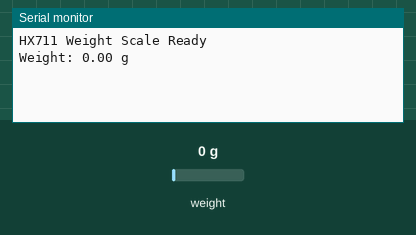
Simulated run of this sketch. Board: ESP8266 (NodeMCU). Parts: the last lines printed to the serial monitor. The test bench sets the inputs (shaded band); at power-on: weight on the scale 0 g.

Above: at 2.2 s.
2.3 s: weight on the scale set to 100 g
At 3.2 s:
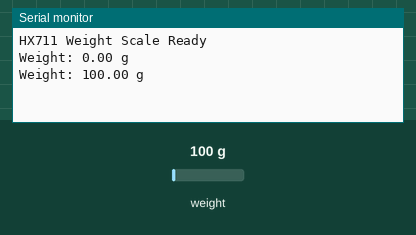
3.8 s: weight on the scale set to 1250 g
At 5.3 s:
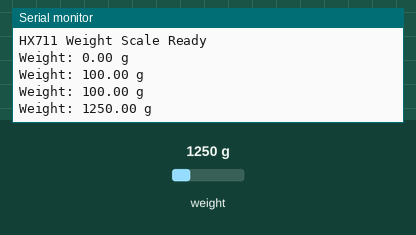
Timing chart, 0 to 6.8 s (numbered marks = the images above; inputs shaded):
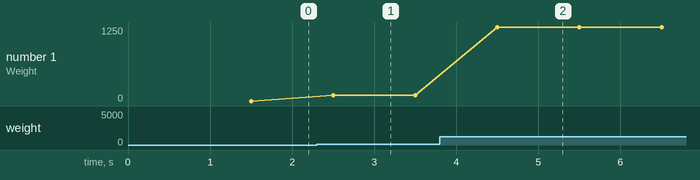

The sketch:

esp_only_weight_reading.ino
```cpp
#include "HX711.h"

#define DOUT D2  // GPIO4
#define CLK  D1  // GPIO5

HX711 scale;

void setup() {
  Serial.begin(115200);
  scale.begin(DOUT, CLK);

  // Set your calibration factor here
  scale.set_scale(205.91);  // Use your calibrated value
  scale.tare();  // Reset scale to 0

  Serial.println("HX711 Weight Scale Ready");
}

void loop() {
  // Get average of 5 readings
  float weight = scale.get_units(5);

  if (weight < 0) weight = 0; // Clamp negative readings to zero

  Serial.print("Weight: ");
  Serial.print(weight, 2);  // Print with 2 decimal places
  Serial.println(" g");

  delay(500);  // Half a second delay between readings
}
```

Measured:
- after the input at 2.3 s, the serial monitor: prints a new line after 0.20 s (image 1)
- after the input at 3.8 s, the serial monitor: prints a new line after 0.70 s (image 2)
- plotted number 1: 0 → 100 after the input at 2.3 s, 100 → 1250 after the input at 3.8 s
